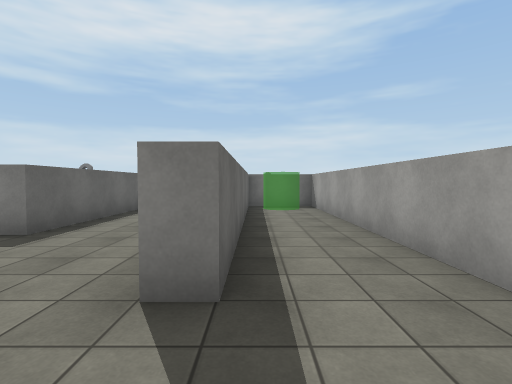
view 1 (above)

24 first-person views from a walk through a scene from a Unity 3-D project. The camera is 1.5 m above the floor, tilts 2° down and sees 85° across. The floor is counted in squares, 2 m on a side. Each view is taken from the middle of a square. On the plan, view 1 faces up. The plan holds only what a view shows up to about 10 squares ahead; the rest is blank. The place goes on beyond the plan. Some animated figures are left out. Surface patterns are stand-ins for the level's own textures.

view 2
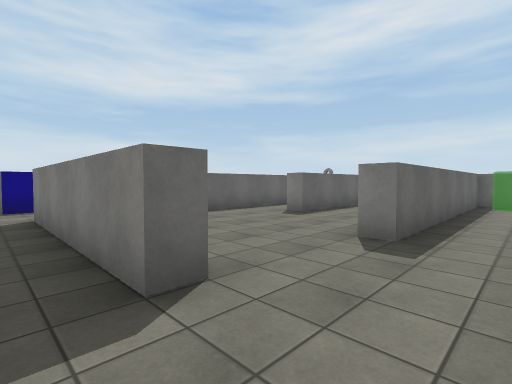

view 3
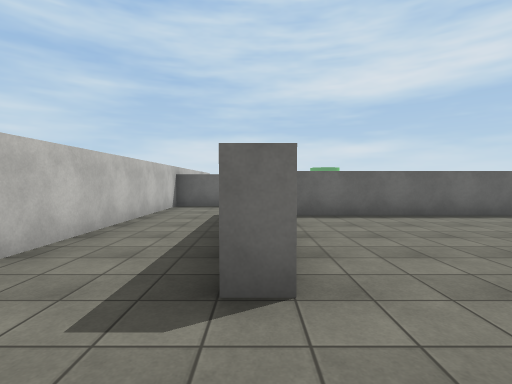

view 4
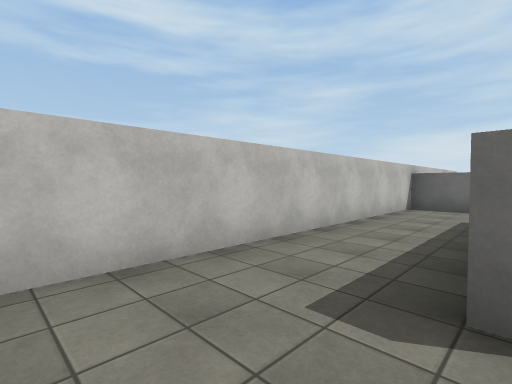

view 5
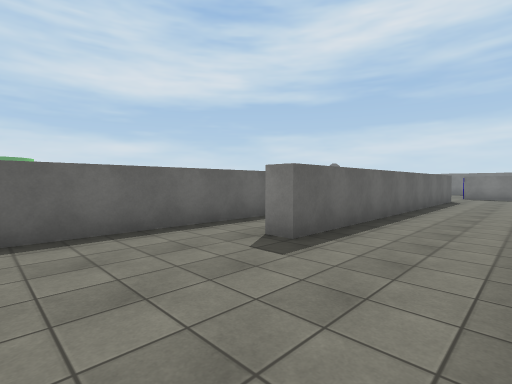

view 6
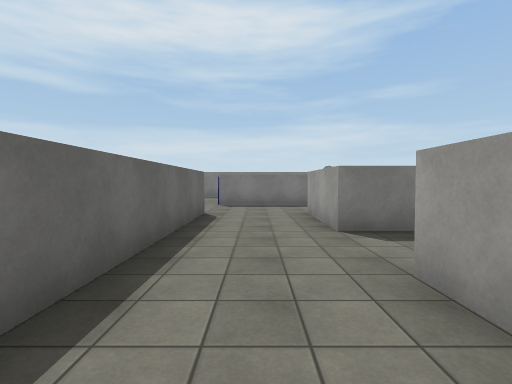

view 7
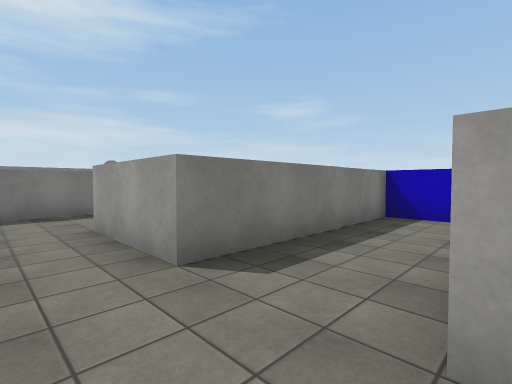

view 8
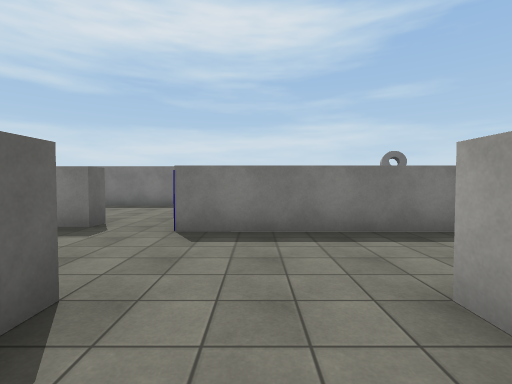

view 9
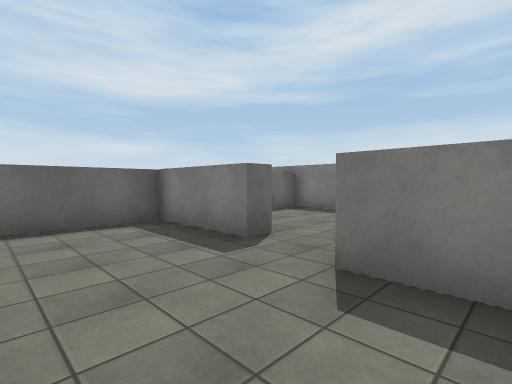

view 10
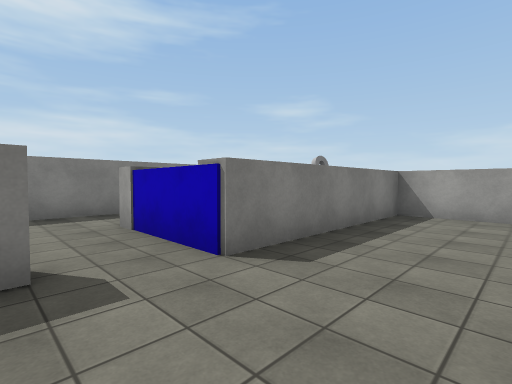

view 11
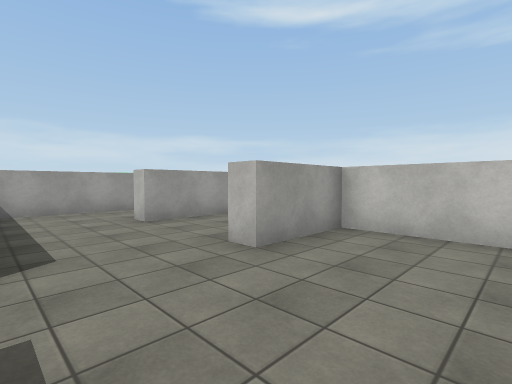

view 12
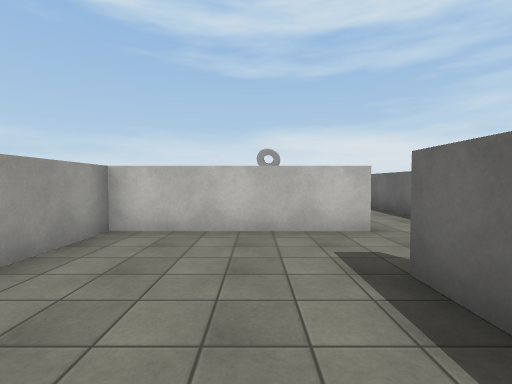

view 13
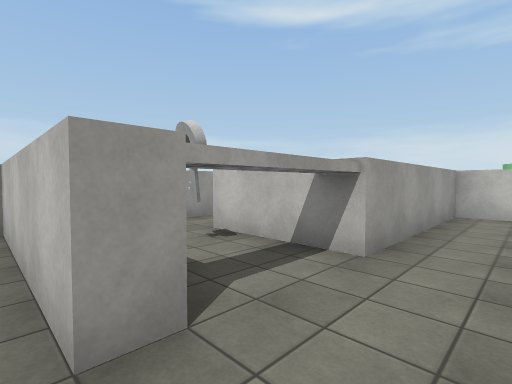

view 14
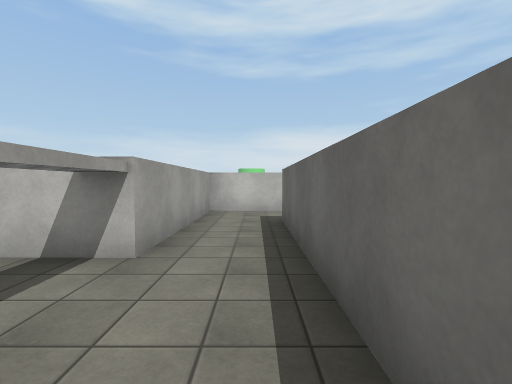

view 15
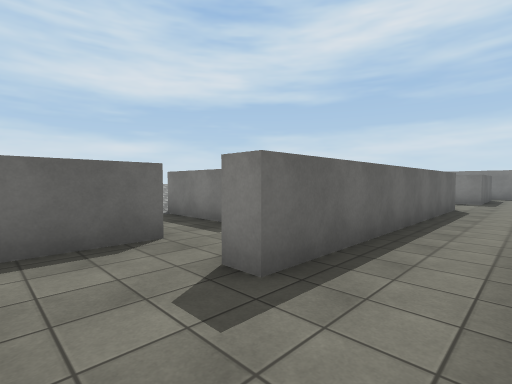

view 16
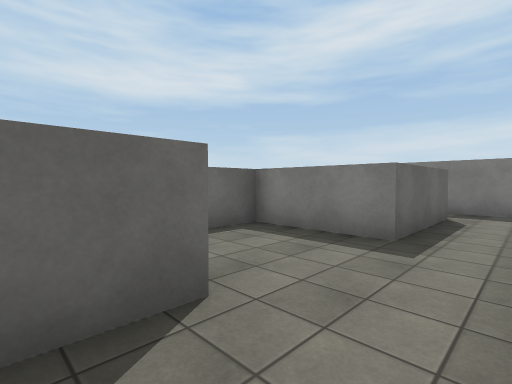

view 17
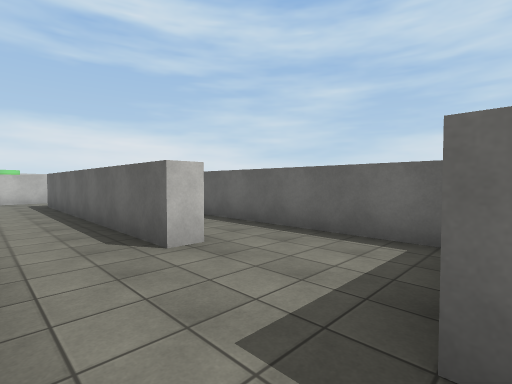

view 18
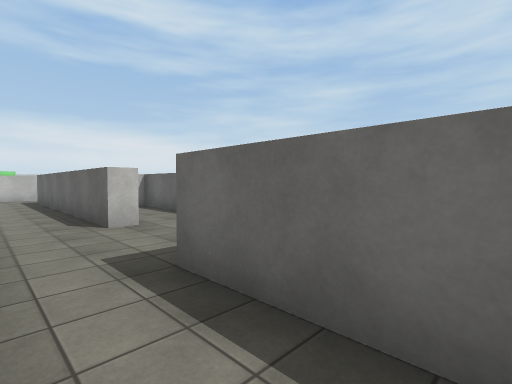

view 19
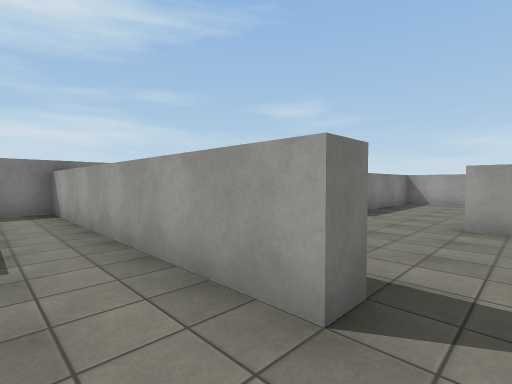

view 20
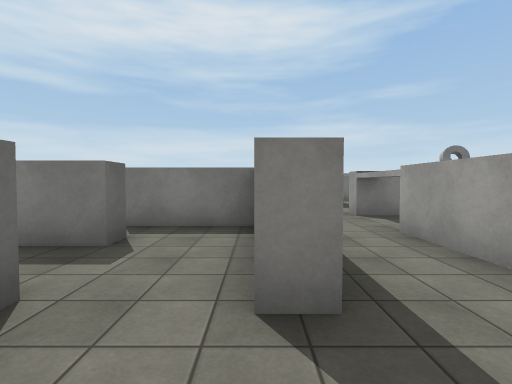

view 21
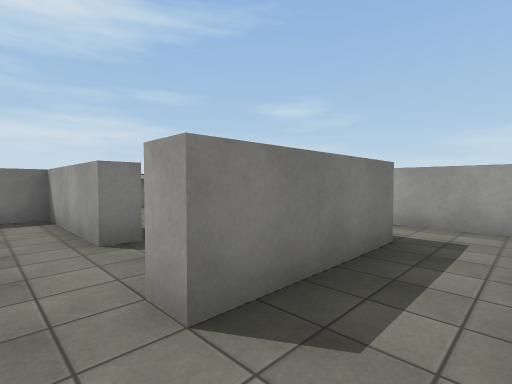

view 22
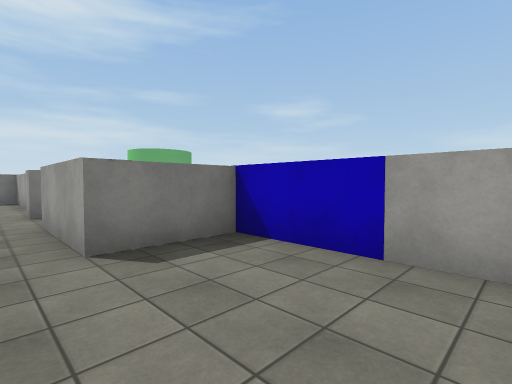

view 23
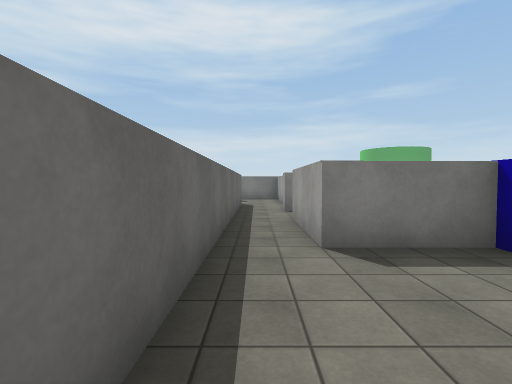

view 24
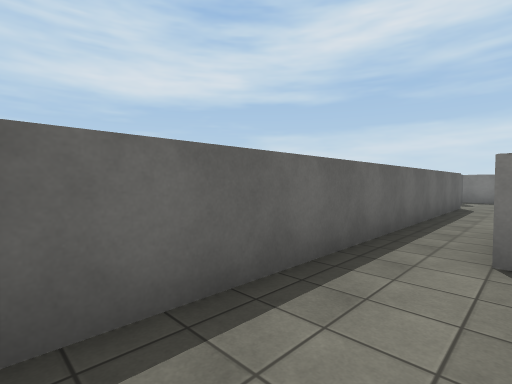

### Floor plan
Ten units are one square. View 1 is at (0, 0); x grows to the right and y downward. Boxes are objects, and circles mark ways between rooms. Rooms are numbered by the first view taken in them; rooms with no view inside come last. Other rooms are left out.
<svg viewBox="-127 -215 150 255">
<path fill="none" stroke="#000" d="M-53 -59 -53 1M-7 -84 -7 -92M18 -19 18 -88 -2 -88 -2 -17 -8 -17M-7 -113 -7 -137M-32 -137 -32 -39 -38 -39M-8 6 -8 12 -59 12M-78 10 -78 35 10 35M-7 -137 -2 -137M-47 -171 -47 -166 -72 -166 -72 -137M-65 -117 -38 -117 -38 -137 -32 -137M18 -129 18 -162 -33 -162 -33 -176M-63 -102 -58 -101M-78 -101 -78 -117 -65 -117M-68 -113 -78 -113M-72 -137 -78 -137M-95 -141 -95 -66M-99 -47 -78 -47 -78 -93 -52 -93M-93 -198 -93 -168M-78 -137 -78 -210M-115 -69 -115 -44M-95 -66 -100 -66 -100 -85M-102 -42 -102 -48M-118 -88 -118 -83M-83 30 -83 -2 -102 -2 -102 -28M-115 -44 -115 30M-33 -176 -33 -190M-35 -210 -72 -210 -72 -199M-101 -141 -95 -141M-93 -168 -118 -168 -118 -102M-38 -81 -38 -89M-100 -85 -100 -97 -122 -97"/>
<circle cx="5" cy="10" r="3" fill="#2a7"/>
<circle cx="-15" cy="-135" r="3" fill="#2a7"/>
<circle cx="-40" cy="-80" r="3" fill="#2a7"/>
<circle cx="-70" cy="-125" r="3" fill="#2a7"/>
<circle cx="-40" cy="-170" r="3" fill="#2a7"/>
<circle cx="-85" cy="-140" r="3" fill="#2a7"/>
<circle cx="-100" cy="-55" r="3" fill="#2a7"/>
<circle cx="-60" cy="-100" r="3" fill="#2a7"/>
<circle cx="-100" cy="-155" r="3" fill="#2a7"/>
<circle cx="-110" cy="-40" r="3" fill="#2a7"/>
<circle cx="-110" cy="-80" r="3" fill="#2a7"/>
<text x="-20" y="-50">1</text>
<text x="-30" y="20">2</text>
<text x="-30" y="-140">3</text>
<text x="-80" y="-100">4</text>
<text x="-80" y="-170">5</text>
<text x="-110" y="-60">6</text>
<text x="-100" y="10">7</text>
<text x="-50" y="-190">8</text>
<text x="-110" y="-140">9</text>
<text x="-50" y="-100">10</text>
<text x="-120" y="-90">11</text>
</svg>
Room 1 opens to room 2. Room 1 opens to room 3. Room 1 opens to room 10. Room 3 opens to room 4. Room 3 opens to room 8. Room 4 opens to room 5. Room 4 opens to room 6. Room 4 opens to room 10. Room 5 opens to room 9. Room 6 opens to room 7. Room 6 opens to room 11.

Where each view was taken, in squares from view 1:
view 1: 0 up, 0 right, facing up
view 2: 2 down, 1 right, facing up-left
view 3: 1 down, 1 right, facing left
view 4: 1 down, 1 right, facing down-left
view 5: 1 up, 1 left, facing up-left
view 6: 7 up, 2 left, facing up
view 7: 9 up, 2 left, facing up-right
view 8: 12 up, 2 left, facing up
view 9: 14 up, 2 left, facing up-left
view 10: 14 up, 5 left, facing up-right
view 11: 16 up, 6 left, facing down-right
view 12: 16 up, 6 left, facing down
view 13: 12 up, 9 left, facing down-right
view 14: 12 up, 9 left, facing down
view 15: 5 up, 8 left, facing up-left
view 16: 13 up, 8 left, facing up-left
view 17: 17 up, 8 left, facing down-left
view 18: 19 up, 8 left, facing down-left
view 19: 13 up, 9 left, facing up-right
view 20: 5 up, 10 left, facing up
view 21: 3 up, 11 left, facing up-right
view 22: 3 down, 11 left, facing up-right
view 23: 3 down, 11 left, facing up
view 24: 3 down, 10 left, facing up-left
